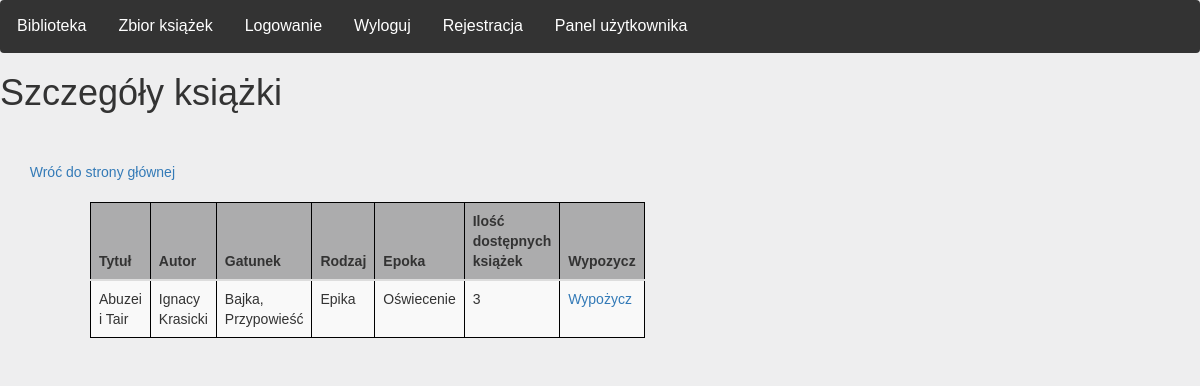
The page /index/details/2 (signed in) on the database as committed earlier.
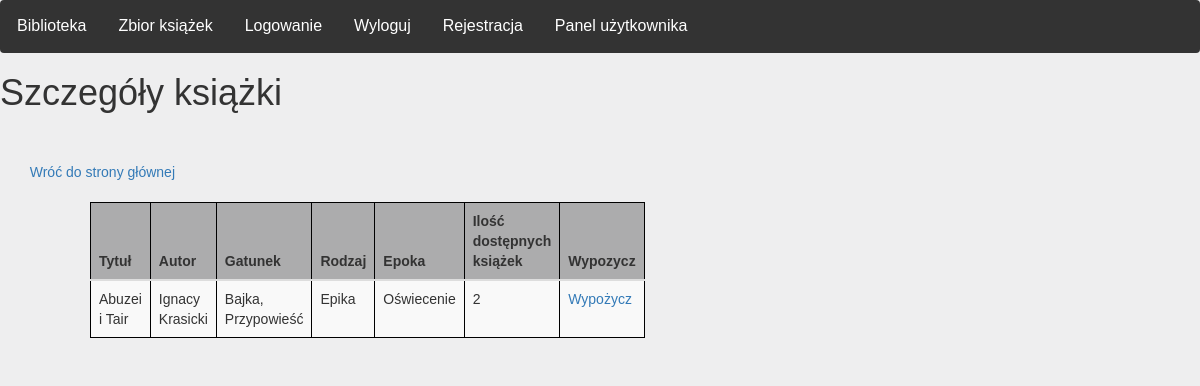
The same page on the database as committed later.
### main_library/models.py (models this page shows)
class Bookshelf(models.Model):
    kind = models.TextField(default='')
    title = models.TextField(default='')
    author = models.TextField(default='')
    epoch = models.TextField(default='')
    genre = models.TextField(default='')
    quantity = models.IntegerField(default=random.randint(0, 10))

### main_library/views.py (the view)
# urls.py: path('index/details/<int:id>', views.details, name = 'details'),
@login_required
def details(request, id):
    book_details = Bookshelf.objects.get(pk=id)
    return render(
        request,
        "main_library/details.html",
        {'book_details': book_details}
    )

### main_library/templates/main_library/details.html (shortened to what this page needs)
{% extends "main_library/base.html" %}
{% block content %}
<h1>Szczegóły książki</h1>
<div class="row" style = "backgroundcolor: #F9F8F7">
    <br><br>
    <div class = "col-md-2" align="right">
        <a href="/"> Wróć do strony głównej </a>
    </div>
    <br><br>
<div class="row">
    <div class="col-md-1"></div>
    <div class="col-md-5">
        <table class="table table-dark table-striped" >
            <thead>
              <tr>
                  <th>Tytuł</th>
                  <th>Autor</th>
                  <th>Gatunek</th>
                  <th>Rodzaj</th>
                  <th>Epoka</th>
                  <th>Ilość dostępnych książek</th>
                  <th> Wypozycz</th>
              </tr>
            </thead>
                <tr>
                    <td>{{ book_details.title }} </td>
                    <td> {{ book_details.author }}</td>
                    <td> {{ book_details.genre }} </td>
                    <td> {{ book_details.kind }} </td>
                    <td> {{ book_details.epoch }} </td>
                    <td> {{ book_details.quantity }} </td>
                    <td> <a href="{% url 'rent' book_details.id %}"> Wypożycz </a> </td>
                </tr>
        </table>
    </div>
</div>
{% endblock %}

Rows that differ between the two databases and show on the page:
changed Bookshelf "Abuzei i Tair": quantity "3" → "2"
